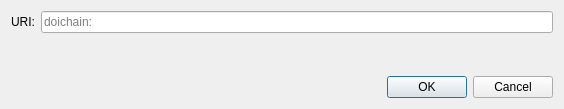
<?xml version="1.0" encoding="UTF-8"?>
<ui version="4.0">
 <class>OpenURIDialog</class>
 <widget class="QDialog" name="OpenURIDialog">
  <property name="geometry">
   <rect>
    <x>0</x>
    <y>0</y>
    <width>564</width>
    <height>109</height>
   </rect>
  </property>
  <property name="windowTitle">
   <string>Open doichain URI</string>
  </property>
  <layout class="QVBoxLayout" name="verticalLayout">
   <item>
    <layout class="QHBoxLayout" name="horizontalLayout">
     <item>
      <widget class="QLabel" name="label">
       <property name="text">
        <string>URI:</string>
       </property>
      </widget>
     </item>
     <item>
      <widget class="QValidatedLineEdit" name="uriEdit">
       <property name="placeholderText">
        <string notr="true">doichain:</string>
       </property>
      </widget>
     </item>
    </layout>
   </item>
   <item>
    <spacer name="verticalSpacer">
     <property name="orientation">
      <enum>Qt::Vertical</enum>
     </property>
     <property name="sizeHint" stdset="0">
      <size>
       <width>20</width>
       <height>40</height>
      </size>
     </property>
    </spacer>
   </item>
   <item>
    <widget class="QDialogButtonBox" name="buttonBox">
     <property name="orientation">
      <enum>Qt::Horizontal</enum>
     </property>
     <property name="standardButtons">
      <set>QDialogButtonBox::Cancel|QDialogButtonBox::Ok</set>
     </property>
    </widget>
   </item>
  </layout>
 </widget>
 <customwidgets>
  <customwidget>
   <class>QValidatedLineEdit</class>
   <extends>QLineEdit</extends>
   <header>qt/qvalidatedlineedit.h</header>
  </customwidget>
 </customwidgets>
 <resources/>
 <connections>
  <connection>
   <sender>buttonBox</sender>
   <signal>accepted()</signal>
   <receiver>OpenURIDialog</receiver>
   <slot>accept()</slot>
   <hints>
    <hint type="sourcelabel">
     <x>248</x>
     <y>254</y>
    </hint>
    <hint type="destinationlabel">
     <x>157</x>
     <y>274</y>
    </hint>
   </hints>
  </connection>
  <connection>
   <sender>buttonBox</sender>
   <signal>rejected()</signal>
   <receiver>OpenURIDialog</receiver>
   <slot>reject()</slot>
   <hints>
    <hint type="sourcelabel">
     <x>316</x>
     <y>260</y>
    </hint>
    <hint type="destinationlabel">
     <x>286</x>
     <y>274</y>
    </hint>
   </hints>
  </connection>
 </connections>
</ui>
